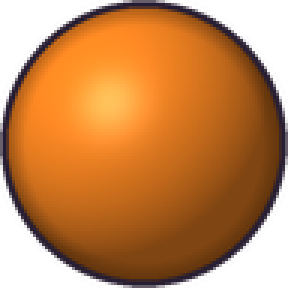
#> input picture animalinux/ui/assets/toys/pingpong/frame_0000.png, 96 x 96 px, found by its file name (shown 3 times larger)
$ python improve_cats.py
#> lines starting #> are read from the running program, lines starting #| are printed output that depends on the picture
### animalinux/core/image_processor.py
"""
Importador de animaciones.

Acepta:  GIF, APNG, WebP animado, PNG/JPG (estático o secuencia), MP4/WebM.
Saca todos los frames como RGBA y, opcionalmente, les quita el fondo dejando
solo la mascota. Luego guarda cada frame como PNG con transparencia.

Quitar el fondo:
  - "ai":     rembg. Por defecto el modelo 'isnet-anime', entrenado para
              personajes anime -> recorte mucho más limpio para tus mascotas.
  - "chroma": quita un fondo plano usando las esquinas (rápido, sin IA).
  - "none":   no toca nada (animaciones que ya vienen transparentes).

Seguridad: límites contra "bombas de descompresión" (imágenes que se inflan a
gigas y cuelgan el equipo) y topes de tamaño/cantidad de frames.
"""
import shutil
import subprocess

from ..backends import current as backend
import tempfile
from pathlib import Path
from ..i18n import tr

from PIL import Image, ImageSequence

# --- Límites de seguridad ---------------------------------------------------
Image.MAX_IMAGE_PIXELS = 40_000_000      # ~6300x6300: frena bombas de descompresión
MAX_FRAMES = 300                          # tope de frames por animación
MAX_DIMENSION = 1024                       # si un frame es más grande, se reduce


# [65 lines left out: functions _guard_open, load_frames, _clamp_size, _install_ffmpeg_hint, not called in this run]


MAX_VIDEO_SECONDS = 10   # los vídeos más largos hay que recortarlos antes de importar


# [177 lines left out: functions _video_duration_seconds, _load_video, already_has_transparency, remove_background, _remove_bg_ai, _remove_bg_chroma and 2 more, not called in this run]


def ensure_flipped(frames_dir):
    """Crea flip_XXXX.png (espejo horizontal) si faltan. Para el modo Vida."""
    frames_dir = Path(frames_dir)
    normals = sorted(frames_dir.glob("frame_*.png"))
    for p in normals:
        flip = frames_dir / p.name.replace("frame_", "flip_")
        if not flip.exists():
            try:
                Image.open(p).transpose(Image.FLIP_LEFT_RIGHT).save(flip)
            except Exception:  # noqa: BLE001
                pass


# [34 lines left out: function export_animation, not called in this run]

### tools/audit/improve_cats.py
"""Mejora las poses de las mascotas de ejemplo (Ejemplo Vida azul y Gato Minecraft).

Rehace los cuadros que estaban casi estáticos: parpadeo, respiración, ceño
fruncido, pasos alternos, ojos cerrados al dormir. Uso: improve_cats.py
(las copias originales quedan en ~/animalinux-audit/backup_cats/)."""
import math
import sys
from pathlib import Path

import numpy as np
from PIL import Image, ImageDraw

sys.path.insert(0, str(Path(__file__).resolve().parents[2]))
from animalinux.core import image_processor  # noqa: E402

LIB = Path.home() / ".local/share/animalinux/animations"
BAK = Path.home() / "animalinux-audit/backup_cats"   # originales: la fuente, para poder repetir
EJ = LIB / "34804bcae130"
MC = LIB / "848c5a0b4a37"
PX = LIB / "f33a629551c6"
SS = 4  # supersampling para dibujar trazos suaves


def save_pose(folder, frames):
    folder.mkdir(exist_ok=True)
    for f in folder.glob("frame_*.png"):
        f.unlink()
    for f in folder.glob("flip_*.png"):
        f.unlink()
    for i, im in enumerate(frames):
        im.save(folder / f"frame_{i:04d}.png")
    image_processor.ensure_flipped(folder)


# ───────────────────────── Ejemplo Vida (azul, vectorial) ──────────────────
BODY = (116, 184, 232, 255)
LINE = (40, 70, 120, 255)
EYES = [(70, 146), (110, 146)]


def ss_draw(im, fn):
    big = im.resize((im.width * SS, im.height * SS), Image.LANCZOS)
    d = ImageDraw.Draw(big)
    fn(d, SS)
    return big.resize(im.size, Image.LANCZOS)


def ej_eyes(im, mode):
    """mode: 'closed' (arco hacia abajo) | 'angry' (párpado inclinado + ceja)."""
    def draw(d, k):
        if mode == "closed":
            for cx, cy in EYES:
                d.ellipse([(cx - 11) * k, (cy - 12) * k, (cx + 11) * k, (cy + 12) * k], fill=BODY)
                d.arc([(cx - 8) * k, (cy - 6) * k, (cx + 8) * k, (cy + 6) * k], 20, 160,
                      fill=LINE, width=int(2.5 * k))
        else:
            d.polygon([(56 * k, 124 * k), (84 * k, 124 * k), (84 * k, 143 * k), (56 * k, 134 * k)], fill=BODY)
            d.polygon([(96 * k, 124 * k), (124 * k, 124 * k), (124 * k, 134 * k), (96 * k, 143 * k)], fill=BODY)
            d.line([(57 * k, 133 * k), (83 * k, 142 * k)], fill=LINE, width=int(4 * k))
            d.line([(123 * k, 133 * k), (97 * k, 142 * k)], fill=LINE, width=int(4 * k))
    return ss_draw(im, draw)


def transform(im, sy=1.0, sx=1.0, dx=0, dy=0, rot=0.0, anchor=(90, 217)):
    """Escala/rota/desplaza anclando los pies."""
    ax, ay = anchor
    out = im.transform(im.size, Image.AFFINE,
                       (1 / sx, 0, ax - ax / sx - dx / sx, 0, 1 / sy, ay - ay / sy - dy / sy),
                       resample=Image.BICUBIC)
    if rot:
        out = out.rotate(rot, resample=Image.BICUBIC, center=anchor)
    return out


def tint_red(im, amount):
    a = np.asarray(im).astype(float)
    a[..., 0] = np.minimum(255, a[..., 0] + 80 * amount)
    a[..., 1] *= 1 - 0.28 * amount
    a[..., 2] *= 1 - 0.28 * amount
    return Image.fromarray(a.astype("uint8"), "RGBA")


def ej_base():
    return Image.open(BAK / EJ.name / "idle" / "frame_0000.png").convert("RGBA")


def ej_idle(base):
    out = []
    for i in range(12):
        s = math.sin(2 * math.pi * i / 12)
        f = transform(base, sy=1 + 0.014 * s, sx=1 - 0.008 * s)
        if i in (8, 9):
            f = ej_eyes(f, "closed")
        out.append(f)
    return out


def ej_angry(base):
    out = []
    for i in range(10):
        s = math.sin(2 * math.pi * i / 5)
        f = ej_eyes(base, "angry")
        f = tint_red(f, 0.25 + 0.3 * abs(math.sin(math.pi * i / 5)))
        f = transform(f, sy=1 + 0.03 * abs(s), sx=1 + 0.03 * s, dx=3 * s, rot=2.5 * s)
        out.append(f)
    return out


def ej_sleep(base):
    out = []
    for i in range(12):
        s = math.sin(2 * math.pi * i / 12)
        f = ej_eyes(base, "closed")
        out.append(transform(f, sy=1 + 0.03 * s, sx=1 - 0.015 * s, rot=4))
    return out


def ej_walk(base):
    feet = {"l": (54, 195, 86, 220), "r": (94, 195, 128, 220)}
    out = []
    for i in range(8):
        ph = i / 8
        lift_l = max(0.0, math.sin(2 * math.pi * ph)) * 9
        lift_r = max(0.0, -math.sin(2 * math.pi * ph)) * 9
        f = base.copy()
        crops = {k: base.crop(b) for k, b in feet.items()}
        for k, b in feet.items():
            f.paste(Image.new("RGBA", (b[2] - b[0], b[3] - b[1]), (0, 0, 0, 0)), b[:2])
        layer = Image.new("RGBA", base.size, (0, 0, 0, 0))
        for k, lift in (("l", lift_l), ("r", lift_r)):
            b = feet[k]
            layer.alpha_composite(crops[k], (b[0], int(b[1] - lift)))
        f.alpha_composite(layer)
        bob = abs(math.sin(2 * math.pi * ph)) * 5
        f = transform(f, dy=-bob, rot=3 * math.sin(2 * math.pi * ph))
        out.append(f)
    return out


# ───────────────────────── Gato Minecraft (pixel art 48x48) ────────────────
ORANGE = (210, 122, 18, 255)
DARK = (20, 10, 0, 255)
LIME = (148, 210, 0)
PUPIL = (8, 8, 8)


# [43 lines left out: functions mc_eye_boxes, mc_edit, mc_tint, not called in this run]


def mc_pose(name, fn):
    frames = [Image.open(f).convert("RGBA") for f in sorted((BAK / MC.name / name).glob("frame_*.png"))]
    save_pose(MC / name, [fn(i, f) for i, f in enumerate(frames)])


# ───────────────────── poses que faltaban: sleep / kiss / fall / grab ───────
HEART = ["..XX.XX..", ".XXXXXXX.", "XXXXXXXXX", ".XXXXXXX.", "..XXXXX..", "...XXX...", "....X...."]
HEART_S = [".X.X.", "XXXXX", ".XXX.", "..X.."]
ZZ_S = ["XXX", ".X.", "XXX"]
ZZ_L = ["XXXXX", "...X.", "..X..", ".X...", "XXXXX"]
PINK = (255, 100, 140, 255)
PINK_HI = (255, 190, 210, 255)
ZCOL = (110, 150, 255, 255)


# [37 lines left out: functions stamp, free_spot, breathe, not called in this run]


BREATH = [0, 0, 1, 1, 2, 1, 1, 0]


# [31 lines left out: functions pixel_sleep, pixel_kiss, pixel_fall, not called in this run]


def ej_heart(im, cx, cy, r):
    def draw(d, k):
        d.ellipse([(cx - r) * k, (cy - r) * k, (cx) * k, (cy + r * 0.2) * k], fill=PINK)
        d.ellipse([(cx) * k, (cy - r) * k, (cx + r) * k, (cy + r * 0.2) * k], fill=PINK)
        d.polygon([((cx - r) * k, (cy - r * 0.15) * k), ((cx + r) * k, (cy - r * 0.15) * k),
                   (cx * k, (cy + r * 1.35) * k)], fill=PINK)
    return ss_draw(im, draw)


def ej_kiss(base):
    out = []
    for i in range(10):
        f = ej_eyes(base, "closed")
        f = transform(f, sy=1 + 0.02 * math.sin(math.pi * i / 5), rot=3 * math.sin(math.pi * i / 5))
        if i >= 2:
            t = (i - 2) / 7
            f = ej_heart(f, 135 + 6 * math.sin(t * 6), 100 - 55 * t, 6 + 8 * min(1, t * 2))
        out.append(f)
    return out


def ej_fall(base):
    def wide(d, k):
        for cx, cy in EYES:
            d.ellipse([(cx - 12) * k, (cy - 13) * k, (cx + 12) * k, (cy + 13) * k], fill=(255, 255, 255, 255), outline=LINE, width=int(2 * k))
            d.ellipse([(cx - 3) * k, (cy - 3) * k, (cx + 3) * k, (cy + 3) * k], fill=(10, 10, 20, 255))
        d.ellipse([80 * k, 166 * k, 100 * k, 184 * k], fill=(60, 30, 50, 255))       # boca abierta
    out = []
    for i in range(6):
        s = math.sin(2 * math.pi * i / 6)
        f = ss_draw(base, wide)
        out.append(transform(f, sy=1.09, sx=0.94, rot=5 * s, dx=2 * s))
    return out


def ej_grab(base):
    feet = {"l": (54, 195, 86, 220), "r": (94, 195, 128, 220)}
    out = []
    for i in range(8):
        s = math.sin(2 * math.pi * i / 8)
        f = base.copy()
        crops = {k: base.crop(b) for k, b in feet.items()}
        for b in feet.values():
            f.paste(Image.new("RGBA", (b[2] - b[0], b[3] - b[1]), (0, 0, 0, 0)), b[:2])
        layer = Image.new("RGBA", base.size, (0, 0, 0, 0))
        for k, sign in (("l", 1), ("r", -1)):
            b = feet[k]
            layer.alpha_composite(crops[k], (b[0] + int(4 * sign * s), int(b[1] + 5 + 3 * abs(s))))
        f.alpha_composite(layer)
        f = ss_draw(f, lambda d, k: d.ellipse([131 * k, 118 * k, 137 * k, 128 * k], fill=(190, 230, 255, 255)))  # gota de sudor
        out.append(transform(f, sy=1.06, sx=0.96, rot=6 * s, anchor=(90, 108)))
    return out


def extra_poses(base_ej):
    save_pose(EJ / "kiss", ej_kiss(base_ej))
    save_pose(EJ / "fall", ej_fall(base_ej))
    save_pose(EJ / "grab", ej_grab(base_ej))
    for root, closed_idx, name in ((MC, None, "mc"), (PX, 2, "px")):
        src = BAK / root.name
        idle = sorted((src / "idle").glob("frame_*.png"))
        greet = sorted((src / "greet").glob("frame_*.png"))
        jump = [Image.open(f).convert("RGBA") for f in sorted((src / "jump").glob("frame_*.png"))]
        if name == "mc":
            closed = mc_edit(Image.open(idle[0]).convert("RGBA"), "closed")
            happy = mc_edit(Image.open(greet[1]).convert("RGBA"), "happy")
        else:
            closed = Image.open(idle[closed_idx]).convert("RGBA")
            happy = Image.open(greet[1]).convert("RGBA")
        save_pose(root / "sleep", pixel_sleep(closed, free_spot(src, 5, 6)))
        save_pose(root / "kiss", pixel_kiss(happy, free_spot(src, 9, 8)))
        save_pose(root / "fall", pixel_fall(jump))


def main():
    base = ej_base()
#> in ej_base, returned value is the input picture: PIL image 96x96 RGBA; mean R, G, B, A 139.8, 78.1, 26.3, 197.8
    save_pose(EJ / "idle", ej_idle(base))
#> after the loop in ej_idle, `for i in range(12):`: out = 12 items
#> the loop in save_pose, `for i, im in enumerate(frames):` made 12 passes
    save_pose(EJ / "angry", ej_angry(base))
#> the loop in ej_angry, `for i in range(10):` made 10 passes
#> pass 1, in ss_draw (call 3), `big = im.resize((im.width * SS, im.height * SS), Image.LANCZOS)`:
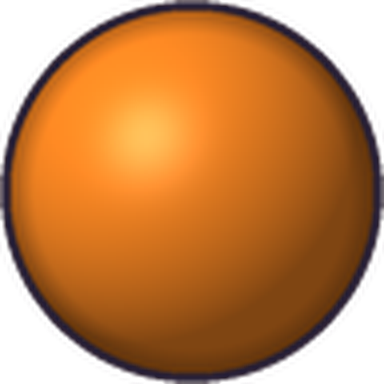
#> big: PIL image 384x384 RGBA; mean R, G, B, A 140.2, 78.3, 26.6, 197.8; transparent parts drawn white
#> pass 1, in ej_angry, `f = tint_red(f, 0.25 + 0.3 * abs(math.sin(math.pi * i / 5)))`:
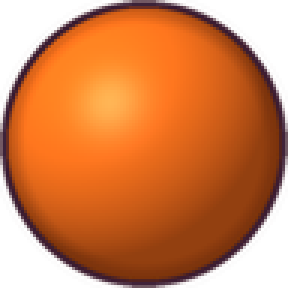
#> f: PIL image 96x96 RGBA (shown 3 times larger); mean R, G, B, A 157.4, 72.6, 24.8, 197.8; transparent parts drawn white
#> after the loop in ej_angry, `for i in range(10):`: out = 10 items
#> the loop in save_pose (call 2), `for i, im in enumerate(frames):` made 10 passes
    save_pose(EJ / "sleep", ej_sleep(base))
#> after the loop in ej_sleep, `for i in range(12):`: out = 12 items
    save_pose(EJ / "walk", ej_walk(base))
#> after the loop in ej_walk, `for i in range(8):`:
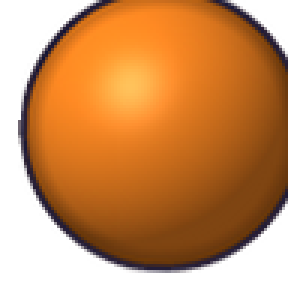
#> f: PIL image 96x96 RGBA (shown 3 times larger); mean R, G, B, A 135.5, 75.5, 23.4, 188.7; transparent parts drawn white
#> after the loop in ej_walk, `for i in range(8):`: out = 8 items
    mc_pose("idle", lambda i, f: mc_edit(f, "closed") if i in (2, 3) else f)
#> in mc_pose, `frames = [Image.open(f).convert("RGBA") for f in sorted((BAK / MC.name..`: frames = []
    mc_pose("greet", lambda i, f: mc_edit(f, "happy") if 1 <= i <= 4 else f)
    mc_pose("angry", lambda i, f: mc_tint(mc_edit(f, "angry"), 0.2 + 0.5 * (i % 2)))
    extra_poses(base)
#> after the loop in ej_kiss, `for i in range(10):`: out = 10 items
#> the loop in ej_fall, `for i in range(6):` made 6 passes
#> pass 2, in transform (call 54), `out = out.rotate(rot, resample=Image.BICUBIC, center=anchor)`:
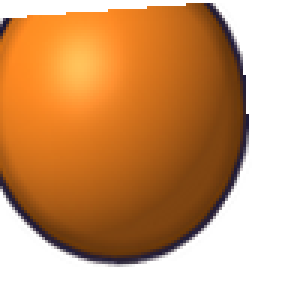
#> out: PIL image 96x96 RGBA (shown 3 times larger); mean R, G, B, A 120.2, 67.1, 20.5, 169.8; transparent parts drawn white
#> after the loop in ej_fall, `for i in range(6):`: out = 6 items
#> the loop in ej_grab, `for i in range(8):` made 8 passes
#> pass 1, in transform (call 59), `out = im.transform(im.size, Image.AFFINE, (1 / sx, 0, ax - ax / sx - d..`:
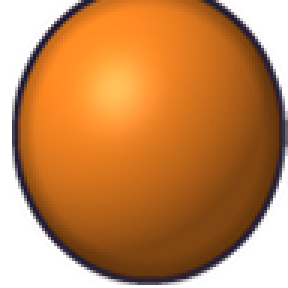
#> out: PIL image 96x96 RGBA (shown 3 times larger); mean R, G, B, A 139.1, 77.8, 25, 196; transparent parts drawn white
#> pass 2, in transform (call 60), `out = out.rotate(rot, resample=Image.BICUBIC, center=anchor)`:
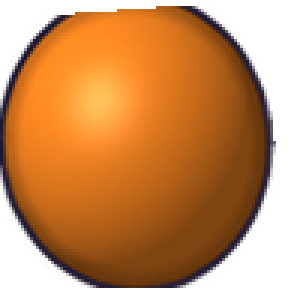
#> out: PIL image 96x96 RGBA (shown 3 times larger); mean R, G, B, A 138.4, 77.1, 23.9, 194.7; transparent parts drawn white
#> pass 3, in transform (call 61), `out = out.rotate(rot, resample=Image.BICUBIC, center=anchor)`:
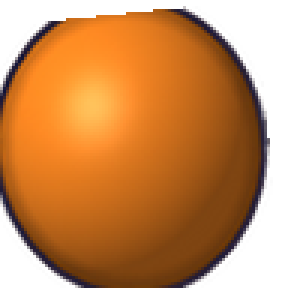
#> out: PIL image 96x96 RGBA (shown 3 times larger); mean R, G, B, A 137.8, 76.7, 23.4, 192.3; transparent parts drawn white
#> after the loop in ej_grab, `for i in range(8):`: out = 8 items
#> in extra_poses, `jump = [Image.open(f).convert("RGBA") for f in sorted((src / "jump").g..`: jump = []
    print("listo")


if __name__ == "__main__":
#> (the run stopped early here; a loop or call above may not have finished)
